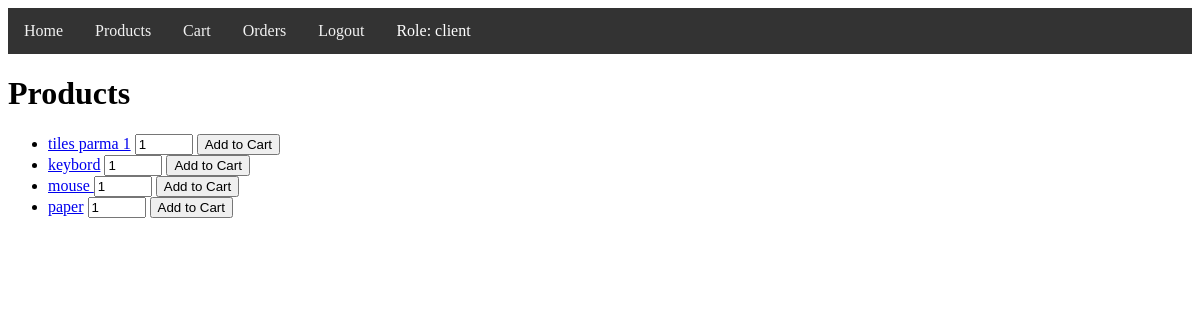
Page /products (signed in) on the earlier database version.
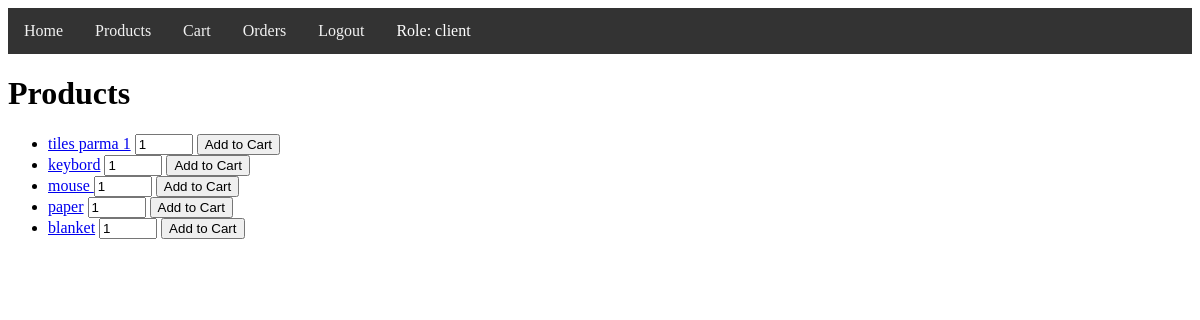
Same page on the later database version.
### models/user/user.py (models this page shows)
class User(db.Model):
    id = db.Column(db.Integer, primary_key=True)
    username = db.Column(db.String(150), unique=True, nullable=False)
    password = db.Column(db.String(150), nullable=False)
    role = db.Column(db.String(50), nullable=False, default='user')  # Nowa kolumna
    orders = db.relationship('Order', backref='user', lazy=True)

### models/product/product.py (models this page shows)
class Product(db.Model):
    id = db.Column(db.Integer, primary_key=True)
    name = db.Column(db.String(150), unique=True, nullable=False)
    description = db.Column(db.String(500), nullable=False)
    price = db.Column(db.Float, nullable=False)

### controllers/product/product_view.py (the view)
@product_blueprint.route('/products')
def products():
    if 'user_id' not in session:
        flash('You need to be logged in to view this page.', 'danger')
        return redirect(url_for('user.login'))
    all_products = product_repository.get_all_products()
    if 'user_id' in session:
        user = User.query.get(session.get('user_id'))
    else:
        user = None
    return render_template('products.html', products=all_products, user=user)

### controllers/product/product_repository.py (called while the page is built)
    def get_all_products(self):
        return Product.query.all()

### templates/products.html (shortened to what this page needs)
{% extends "base.html" %}
{% block content %}
<h1>Products</h1>
<ul>
    {% for product in products %}
    <li>
        <a href="{{ url_for('product.product_detail', product_id=product.id) }}">{{ product.name }}</a>
        {% if session.get('user_id') %}
            {% if session.get('role') in ['admin', 'user'] %}
                <a href="{{ url_for('product.edit_product', product_id=product.id) }}">Edit</a>
                <form method="POST" action="{{ url_for('product.delete_product', product_id=product.id) }}" style="display:inline;">
                    <input type="hidden" name="_method" value="DELETE">
                    <button type="submit">Delete</button>
                </form>
            {% elif session.get('role') == 'client' %}
                <form method="POST" action="{{ url_for('order.add_to_cart', product_id=product.id) }}" style="display:inline;">
                    <input type="number" name="quantity" value="1" min="1" style="width: 50px;">
                    <button type="submit">Add to Cart</button>
                </form>
            {% endif %}
        {% endif %}
    </li>
    {% endfor %}
</ul>
{% endblock %}

### templates/base.html (shortened to what this page needs)
<!doctype html>
<html lang="en">
<head>
</head>
<body>
    <div class="navbar">
        <a href="{{ url_for('user.home') }}">Home</a>
        {% if session.get('user_id') %}
            <a href="{{ url_for('product.products') }}">Products</a>
            <a href="{{ url_for('order.cart') }}">Cart</a>
            <a href="{{ url_for('order.orders') }}">Orders</a>
            <a href="{{ url_for('user.logout') }}">Logout</a>
            <span style="color: white; padding: 14px 16px;">Role: {{ session.get('role') }}</span>
        {% else %}
            <a href="{{ url_for('user.login') }}">Login</a>
        {% endif %}
    </div>
    {% block content %}{% endblock %}
</body>
</html>

### templates/base.html (style rules this page uses)
.navbar { display: flex; background-color: #333; overflow: hidden; }
.navbar a { float: left; display: block; color: #f2f2f2; text-align: center; padding: 14px 16px; text-decoration: none; }

Differences in the rows shown:
added Product: name "blanket"
